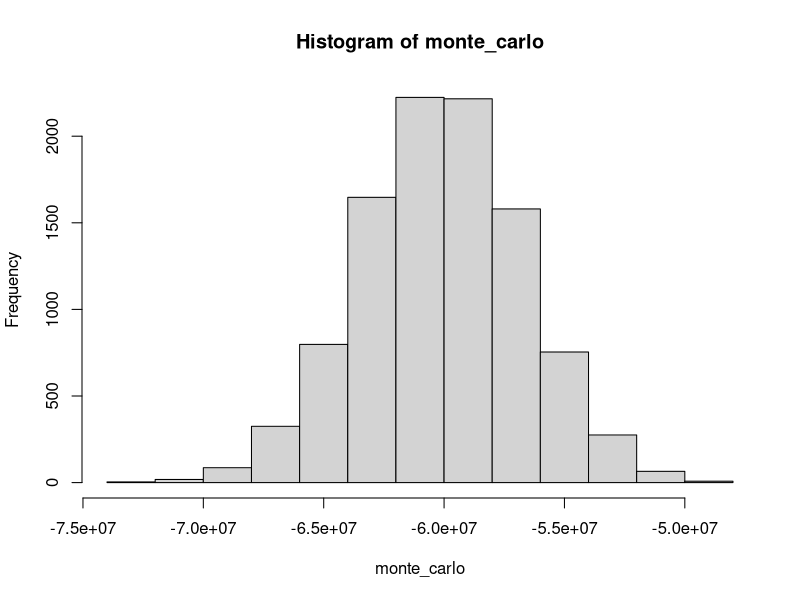

The R script that drew this image:
#----------------------2---------------------
#Say you manage a bank that gives out 10,000 loans. The default rate is 0.03 and you lose $200,000 
#in each foreclosure.

#Create a random variable S that contains the earnings of your bank. Calculate the total 
#amount of money lost in this scenario.

# Assign the number of loans to the variable `n`
n <- 10000

# Assign the loss per foreclosure to the variable `loss_per_foreclosure`
loss_per_foreclosure <- -200000

# Assign the probability of default to the variable `p_default`
p_default <- 0.03

# Use the `set.seed` function to make sure your answer matches the expected result after random sampling
set.seed(1)

# Generate a vector called `defaults` that contains the default outcomes of `n` loans
defaults<- sample(c(0,1),n,replace=TRUE,prob=c(1-p_default,p_default))

# Generate `S`, the total amount of money lost across all foreclosures. Print the value to the console.
S<- sum(defaults)*loss_per_foreclosure
S

#----------------------2---------------------
# The variable `B` specifies the number of times we want the simulation to run
B <- 10000

# Generate a list of summed losses 'S'. Replicate the code from the previous exercise over 'B' iterations 
#to generate a list of summed losses for 'n' loans.  Ignore any warnings for now.
monte_carlo<- replicate(B, {
  defaults<- sample(c(0,1),n,replace=TRUE,prob=c(1-p_default,p_default))
  S<- sum(defaults)*loss_per_foreclosure
  S
})

# Plot a histogram of 'S'.  Ignore any warnings for now.
hist(monte_carlo)

#----------------------3---------------------
#What is the expected value of S, the sum of losses over 10,000 loans? For now, assume a bank makes 
#no money if the loan is paid.
# Calculate the expected loss due to default out of 10,000 loans
n*p_default*loss_per_foreclosure

#----------------------4---------------------
# Calculate the expected loss due to default out of 10,000 loans
abs(loss_per_foreclosure)*sqrt(n)*sqrt((1-p_default)*p_default)

#----------------------5---------------------
#So far, we've been assuming that we make no money when people pay their loans and we lose a lot 
#of money when people default on their loans. Assume we give out loans for $180,000. 
#How much money do we need to make when people pay their loans so that our net loss is $0?

#In other words, what interest rate do we need to charge in order to not lose money?

# Assign a variable `x` as the total amount necessary to have an expected outcome of $0
x<- -p_default*loss_per_foreclosure/(1-p_default)
# Se calculó despejando 0.03*(-200000)+(1-0.03)*x=0

# Convert `x` to a rate, given that the loan amount is $180,000. Print this value to the console.
x/180000

#----------------------6---------------------
#With the interest rate calculated in the last example, we still lose money 50% of the time. 
#What should the interest rate be so that the chance of losing money is 1 in 20?

# Generate a variable `z` using the `qnorm` function


# Generate a variable `x` using `z`, `p_default`, `loss_per_foreclosure`, and `n`
z<- qnorm(0.05)

# Convert `x` to an interest rate, given that the loan amount is $180,000. Print this value to the console.
x<- (-n*loss_per_foreclosure*p_default+z*loss_per_foreclosure*sqrt(n*p_default*(1-p_default)))/(z*sqrt(n*p_default*(1-p_default))+n*(1-p_default))
x/180000 #Hay que despejar x en la ecuación
